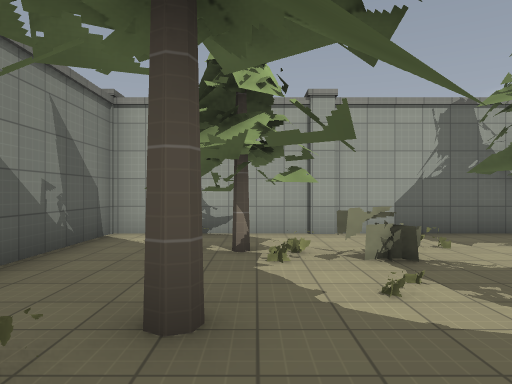
View 1 (above)

23 first-person views from a walk through a 3-D level made in the Godot game engine. The camera is 1.5 m above the floor, looks level and sees 70° across. The floor is counted in squares, 2 m on a side. Each view is taken from the middle of a square. On the plan, view 1 faces up. The plan holds only what a view shows up to about 11 squares ahead; the rest is blank. The place goes on beyond the plan. Some surface patterns are stand-ins.

View 2
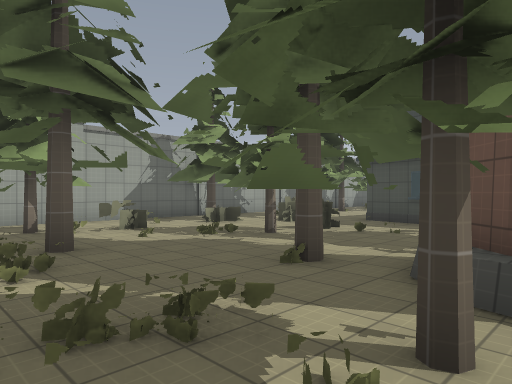

View 3
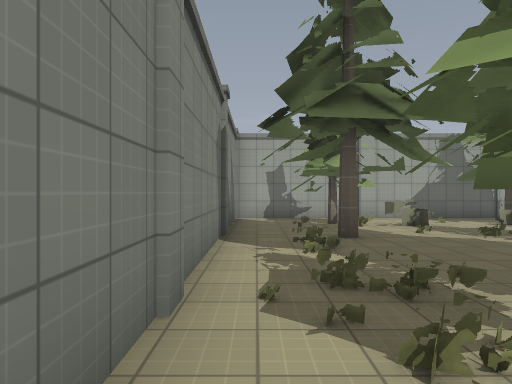

View 4
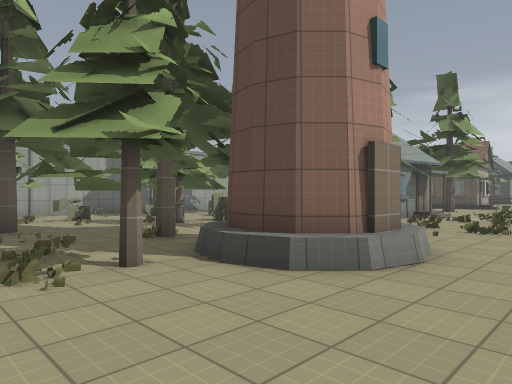

View 5
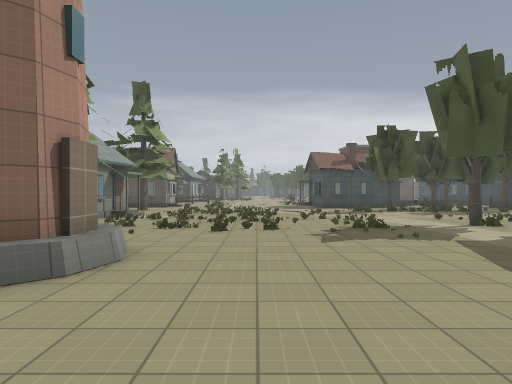

View 6
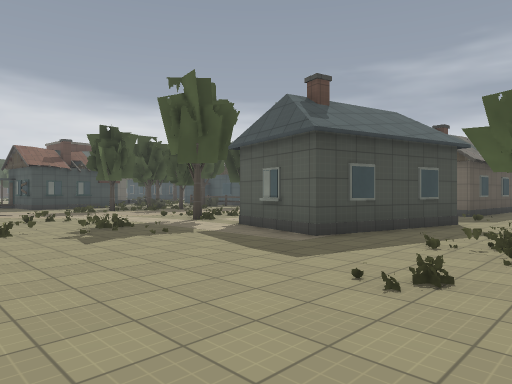

View 7
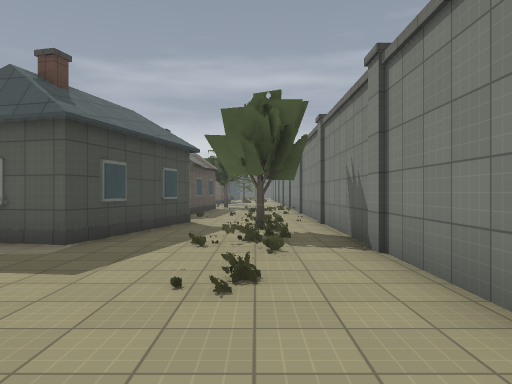

View 8
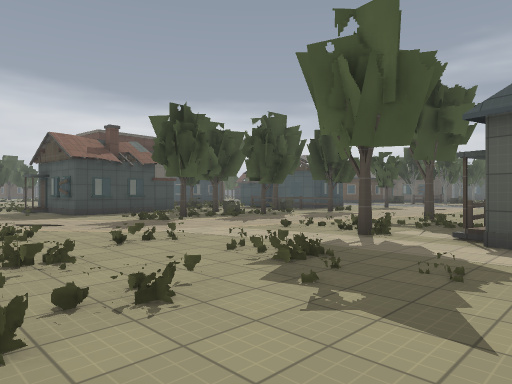

View 9
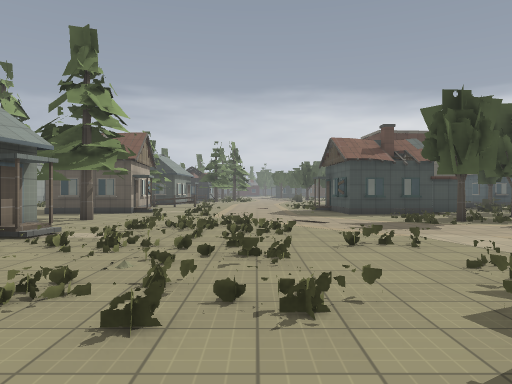

View 10
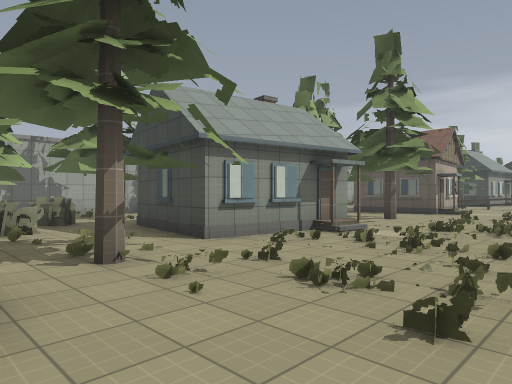

View 11
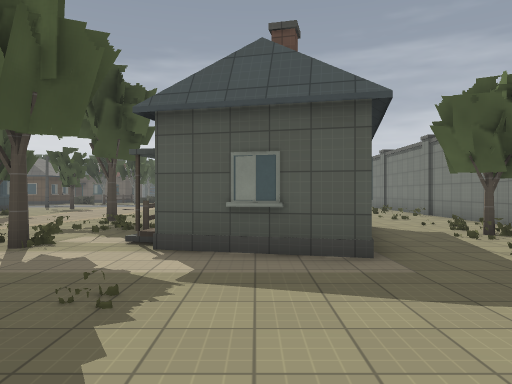

View 12
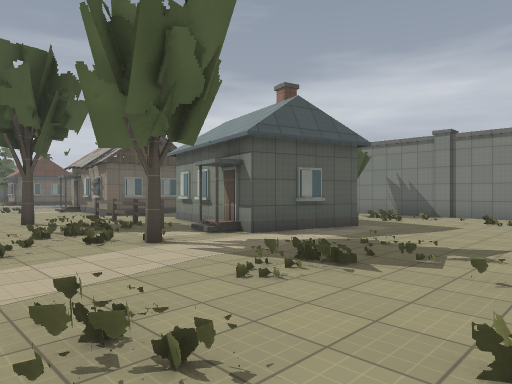

View 13
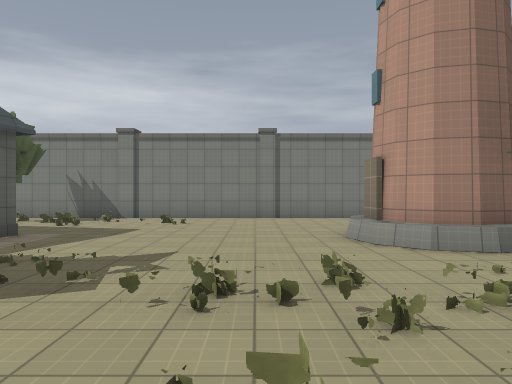

View 14
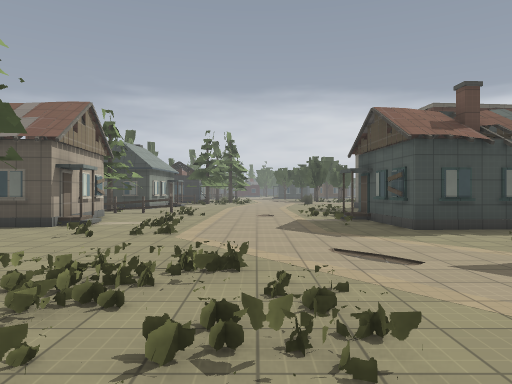

View 15
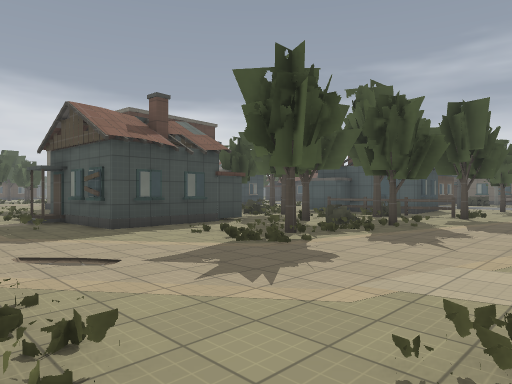

View 16
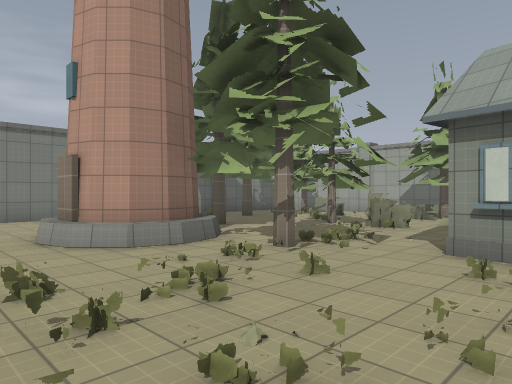

View 17
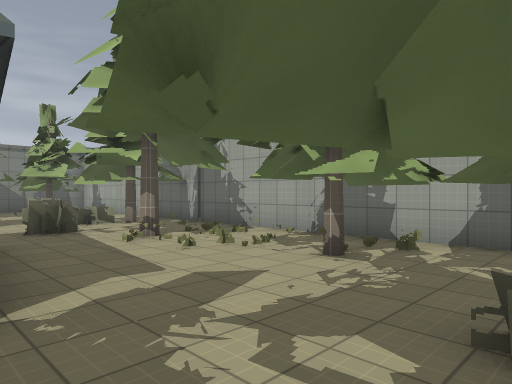

View 18
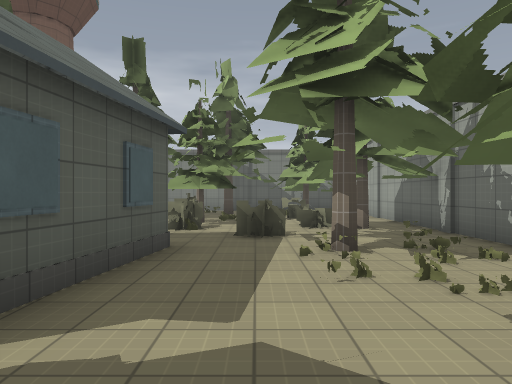

View 19
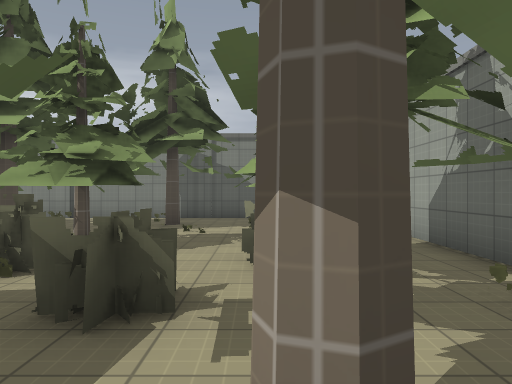

View 20
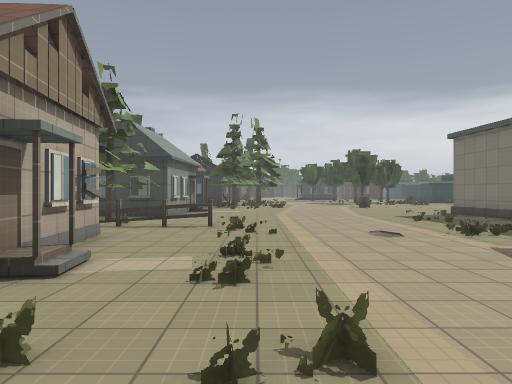

View 21
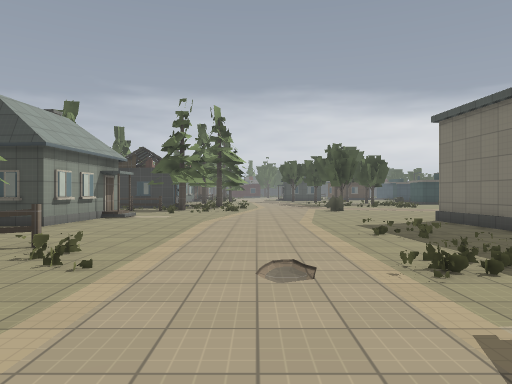

View 22
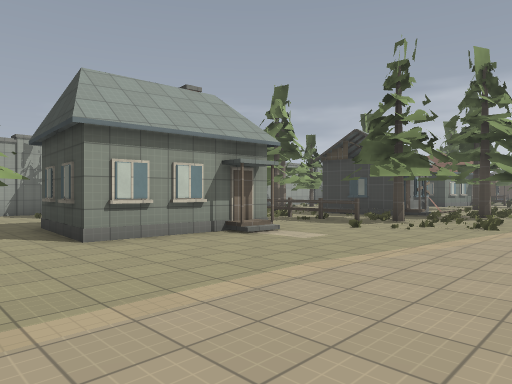

View 23
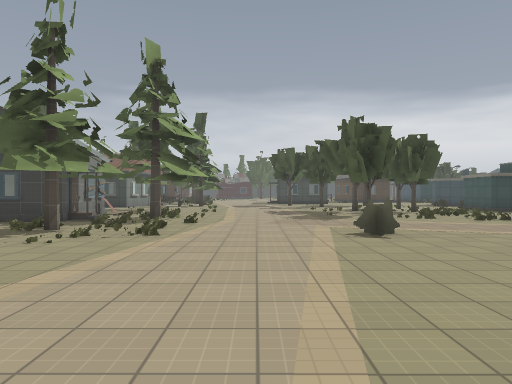

### Floor plan
Key: @ floor where view 1 was taken; # wall or solid block; x gap in a wall; . main floor; : floor 0.25 m higher than the main floor; / step, stairs or slope; = window, fence, low wall or low ledge; ^ raised ledge.
Columns run from 3 left of view 1 to 35 right of it. Each row starts with its distance up from view 1.
  7 ##########    ##
  6 #.......###   #.
  5 #.##.=.#..x.###            ..
  4 #. =#..=..#.. .            ..
  3 #.......==......#          .
  2 #.#...###.......           .
  1 #.....#...####. .         .#
  0 #..@#..=..#     ..       #.#     .#
 -1 #.=.......### ..#..####.=#.####..#=.#
 -2 #.##^#^.#.//##.....##...#.....#..##=###
 -3 #.##^ #....//...........#.......:.#=###
 -4 #...^#^..../..#...................#####
 -5 #........../.==...................=....
 -6 #.........//.=.........................
 -7 #......................................
 -8 #......................................
 -9 #..................### ..........#.....
-10 #.=............#=..#    ...............
-11 #....###xx.....x...#      ###.. ......
-12 #....# #.......#=..#              .....
-13 #.=.####=#......=...               ..==
-14 #...###.##.....#=#..
-15 #.... ..#.........
-16 #....  .=.#.... #
-17 #....   ......##=

Positions as (right, up) in squares from view 1, and headings:
1: (0, 0), facing up
2: (-2, -3), facing up-right
3: (-2, -4), facing up
4: (-2, -6), facing up-right
5: (-2, -6), facing right
6: (-2, -5), facing down-right
7: (-1, -5), facing down
8: (3, -5), facing down-right
9: (3, -6), facing right
10: (3, -6), facing up-right
11: (3, -6), facing down
12: (9, -6), facing down-left
13: (8, -6), facing left
14: (8, -6), facing right
15: (8, -6), facing down-right
16: (8, -6), facing up-left
17: (13, 1), facing up-left
18: (12, 3), facing left
19: (8, 4), facing left
20: (13, -4), facing right
21: (16, -6), facing right
22: (22, -7), facing up-right
23: (24, -7), facing right
